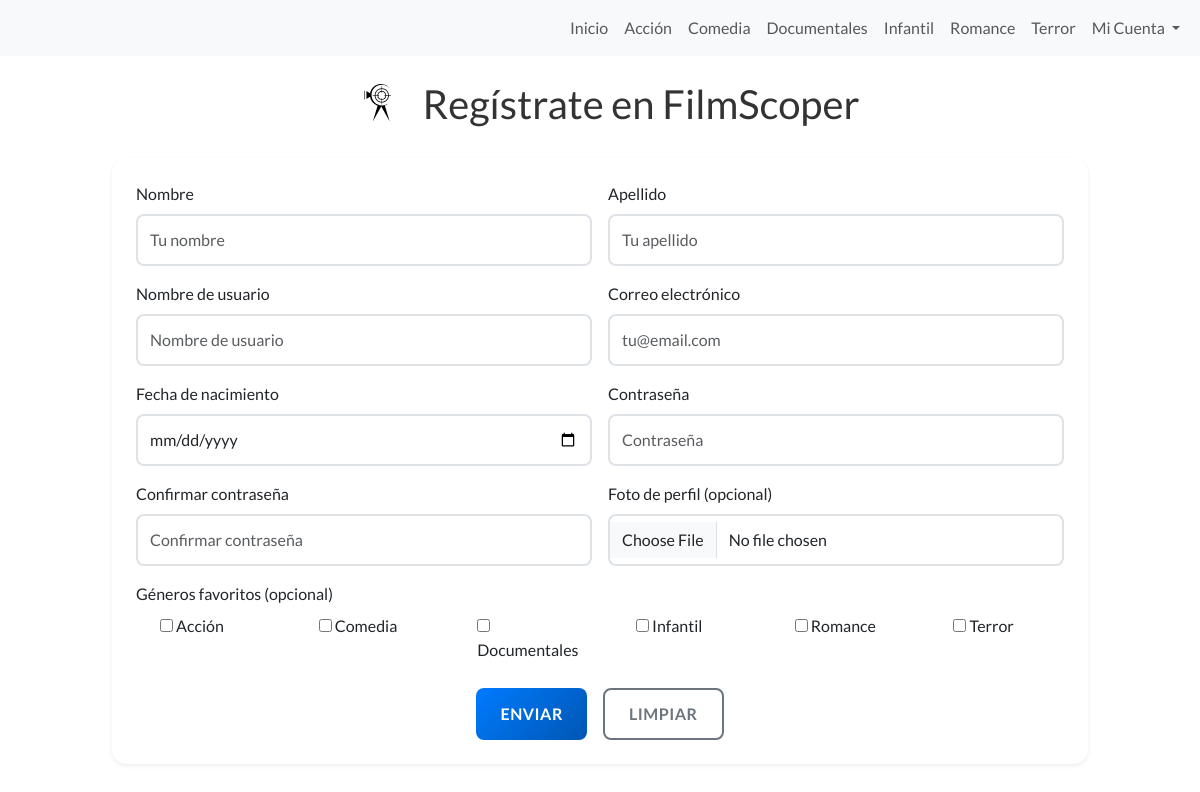
Page /registro/ on the committed database.
### core/models.py (models this page shows)
class Categoria(models.Model):
    nombre = models.CharField(max_length=50, unique=True)
    slug = models.SlugField(unique=True)
    descripcion = models.TextField(blank=True)
    class Meta:
        verbose_name = "Categoría"
        verbose_name_plural = "Categorías"
        ordering = ['nombre']
    def __str__(self):
        return self.nombre

### core/views.py (the view)
# urls.py: path('registro/', views.registro, name='registro'),
def registro(request):
    if request.user.is_authenticated:
        return redirect('core:index')
    if request.method == 'POST':
        form = RegistroForm(request.POST, request.FILES)
        if form.is_valid():
            try:
                user = form.save()
                username = form.cleaned_data.get('username')
                raw_password = form.cleaned_data.get('password1')
                authenticated_user = authenticate(request, username=username, password=raw_password)
                if authenticated_user is not None:
                    login(request, authenticated_user)
                    messages.success(request, f'¡Cuenta creada exitosamente! Bienvenido, {authenticated_user.first_name}!')
                    return redirect('core:index')
                else:
                    messages.success(request, 'Cuenta creada exitosamente. Por favor, inicia sesión con tus credenciales.')
                    return redirect('core:iniciar_sesion')
            except Exception as e:
                messages.error(request, f'Error al crear la cuenta: {str(e)}')
        else:
            for field, errors in form.errors.items():
                for error in errors:
                    messages.error(request, f'{field}: {error}')
    else:
        form = RegistroForm()
    return render(request, 'core/registro.html', {'form': form})

### core/context_processors.py (called while the page is built)
def categorias_context(request):
    categorias = Categoria.objects.all().order_by('nombre')
    return {
        'categorias_nav': categorias
    }

### core/templates/core/registro.html (shortened to what this page needs)
{% extends 'core/base.html' %}
{% load static crispy_forms_tags %}
{% block content %}
<header>
    <div class="filmscoper-icon">
        <img src="{% static 'core/img/icons/filmscoperlogo.svg' %}" alt="FilmScoper Logo">
    </div>
    <h1>Regístrate en FilmScoper</h1>
</header>
<main class="container-fluid">
    <div class="row justify-content-center">
        <div class="col-12 col-lg-10">
            <form id="formRegister" method="post" enctype="multipart/form-data" class="card p-4 shadow-sm">
                <div class="row g-3">
                    <div class="col-md-6">
                        <label for="{{ form.first_name.id_for_label }}" class="form-label">Nombre</label>
                        {{ form.first_name }}
                    </div>
                    <div class="col-md-6">
                        <label for="{{ form.last_name.id_for_label }}" class="form-label">Apellido</label>
                        {{ form.last_name }}
                    </div>
                    <div class="col-md-6">
                        <label for="{{ form.username.id_for_label }}" class="form-label">Nombre de usuario</label>
                        {{ form.username }}
                    </div>
                    <div class="col-md-6">
                        <label for="{{ form.email.id_for_label }}" class="form-label">Correo electrónico</label>
                        {{ form.email }}
                    </div>
                    <div class="col-md-6">
                        <label for="{{ form.fecha_nacimiento.id_for_label }}" class="form-label">Fecha de nacimiento</label>
                        {{ form.fecha_nacimiento }}
                    </div>
                    <div class="col-md-6">
                        <label for="{{ form.password1.id_for_label }}" class="form-label">Contraseña</label>
                        {{ form.password1 }}
                    </div>
                    <div class="col-md-6">
                        <label for="{{ form.password2.id_for_label }}" class="form-label">Confirmar contraseña</label>
                        {{ form.password2 }}
                    </div>
                    <div class="col-md-6">
                        <label for="{{ form.foto_perfil.id_for_label }}" class="form-label">Foto de perfil (opcional)</label>
                        {{ form.foto_perfil }}
                    </div>
                    <div class="col-12">
                        <label class="form-label">Géneros favoritos (opcional)</label>
                        <div class="row">
                            {% for choice in form.generos_favoritos %}
                                <div class="col-md-2 col-sm-4 col-6">
                                    <div class="form-check">
                                        {{ choice.tag }}
                                        <label class="form-check-label" for="{{ choice.choice_label }}">
                                            {{ choice.choice_label }}
                                        </label>
                                    </div>
                                </div>
                            {% endfor %}
                        </div>
                    </div>
                </div>
                <div class="d-flex justify-content-center gap-3 mt-4">
                    <button type="submit" class="btn btn-primary px-4">Enviar</button>
                    <button type="reset" class="btn btn-outline-secondary px-4">Limpiar</button>
                </div>
            </form>
        </div>
    </div>
</main>
{% endblock %}

### core/templates/core/base.html (shortened to what this page needs)
{% load static %}
<!DOCTYPE html>
<html lang="es">
<head>
    <link href="https://cdn.jsdelivr.net/npm/bootstrap@5.3.7/dist/css/bootstrap.min.css"
          rel="stylesheet"
>
    <link rel="stylesheet" href="https://cdn.jsdelivr.net/npm/sweetalert2@11/dist/sweetalert2.min.css">
    <link rel="stylesheet" href="{% static 'core/css/styles.css' %}">
</head>
<body>
    <nav class="navbar navbar-expand-sm bg-body-tertiary w-100 fixed-top">
        <div class="container-fluid">
            <div class="collapse navbar-collapse" id="navbarNav">
                <ul class="navbar-nav ms-auto">
                    <li class="nav-item">
                        <a class="nav-link {% if request.resolver_match.url_name == 'index' %}disabled{% endif %}" href="{% url 'core:index' %}">Inicio</a>
                    </li>
                    {% for categoria in categorias_nav %}
                        <li class="nav-item">
                            <a class="nav-link {% if request.resolver_match.kwargs.categoria_slug == categoria.slug or request.resolver_match.url_name == categoria.slug %}disabled{% endif %}"
                               href="{% url 'core:categoria' categoria.slug %}">{{ categoria.nombre }}</a>
                        </li>
                    {% endfor %}
                    <li class="nav-item dropdown">
                        <a class="nav-link dropdown-toggle" href="#" role="button" data-bs-toggle="dropdown" aria-expanded="false">
                            {% if user.is_authenticated %}
                                {{ user.first_name|default:user.username }}
                            {% else %}
                                Mi Cuenta
                            {% endif %}
                        </a>
                    </li>
                </ul>
            </div>
        </div>
    </nav>
    <main>
        {% block content %}
        {% endblock %}
    </main>
</body>
</html>

### core/static/core/css/styles.css (style rules this page uses)
*::after, *::before { margin: 0; padding: 0; box-sizing: border-box; }
.dropdown-toggle::after { display: inline-block !important; margin-left: 0.255em; vertical-align: 0.255em; content: ""; border-top: 0.3em solid; border-right: 0.3em solid transparent; border-bottom: 0; border-left: 0.3em solid transparent; }
header { position: relative; display: flex; flex-direction: row; justify-content: center; align-items: center; padding: 10px 0 10px 0; margin-top: 50px; }
header h1 { font-family: 'Lato', sans-serif; font-size: 2.5rem; text-align: center; margin: 20px 0; color: #333; }
body { margin: 0 auto; max-width:max-content; font-family: 'Lato', sans-serif; background: white; }
h1 { font-family: 'Lato', sans-serif; font-size: 2.5rem; text-align: center; margin: 20px 0; color: #333; }
.filmscoper-icon { position: static; transform: none; margin-right: 2px; }
.filmscoper-icon img { width: 80px; height: 80px; }
img { max-width: 100%; padding : 0 }
.form-control { border: 2px solid #dee2e6; border-radius: 8px; padding: 0.75rem; font-size: 1rem; transition: all 0.3s ease; }
.btn-primary { background: linear-gradient(135deg, #007bff, #0056b3); border: none; border-radius: 8px; padding: 0.75rem 2rem; font-weight: 600; text-transform: uppercase; letter-spacing: 0.5px; transition: all 0.3s ease; }
.btn-outline-secondary { border: 2px solid #6c757d; border-radius: 8px; padding: 0.75rem 2rem; font-weight: 600; text-transform: uppercase; letter-spacing: 0.5px; transition: all 0.3s ease; }
.card { border: none; border-radius: 15px; box-shadow: 0 10px 30px rgba(0, 0, 0, 0.1); background: rgba(255, 255, 255, 0.95); backdrop-filter: blur(10px); }

### rows in the picture
Categoria: nombre "Acción", choice_label "Acción"
Categoria: nombre "Comedia", choice_label "Comedia"
Categoria: nombre "Documentales", choice_label "Documentales"
Categoria: nombre "Infantil", choice_label "Infantil"
Categoria: nombre "Romance", choice_label "Romance"
Categoria: nombre "Terror", choice_label "Terror"
